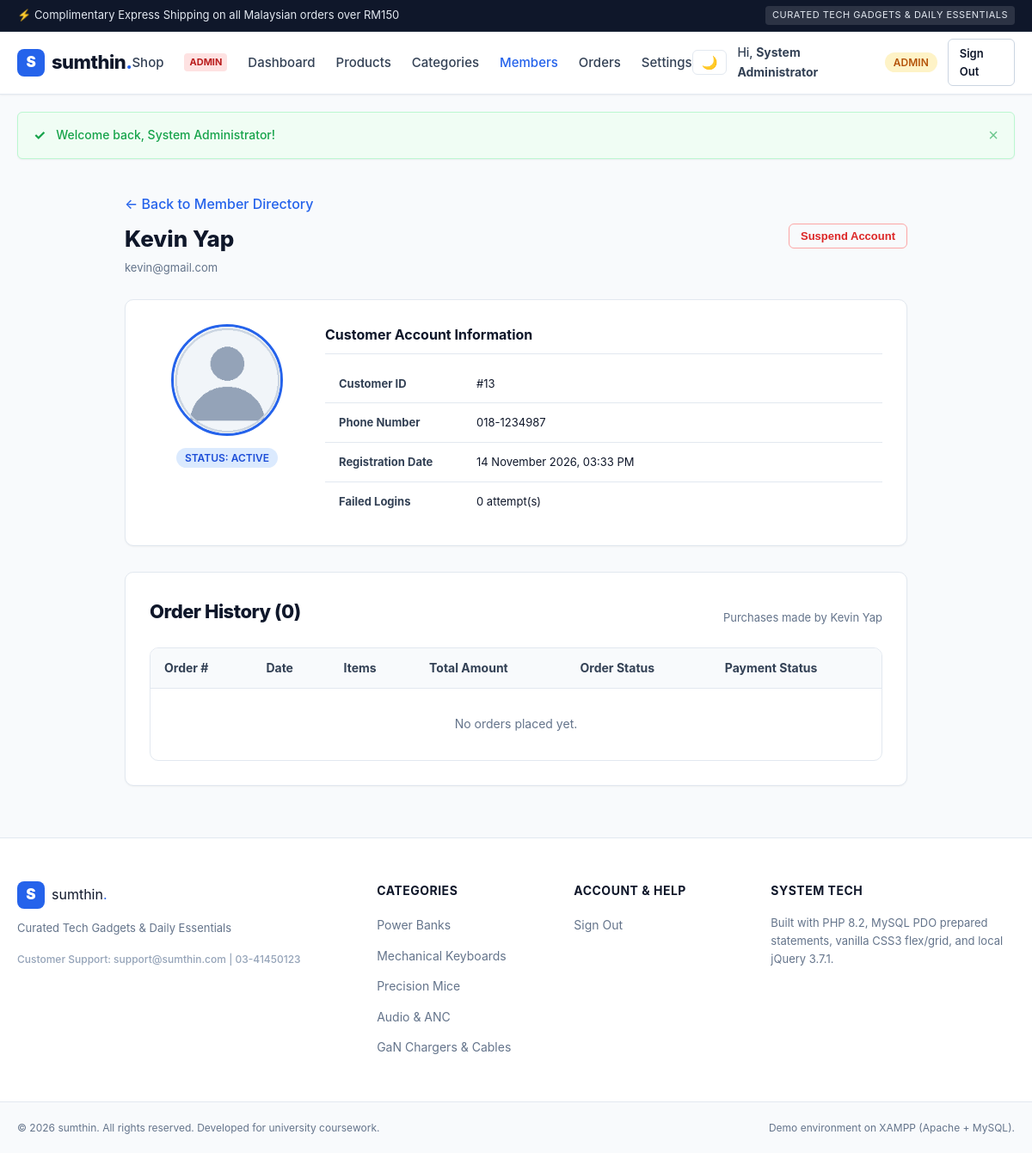
The page /admin/member_detail.php?id=13 (signed in) on the database as committed earlier.
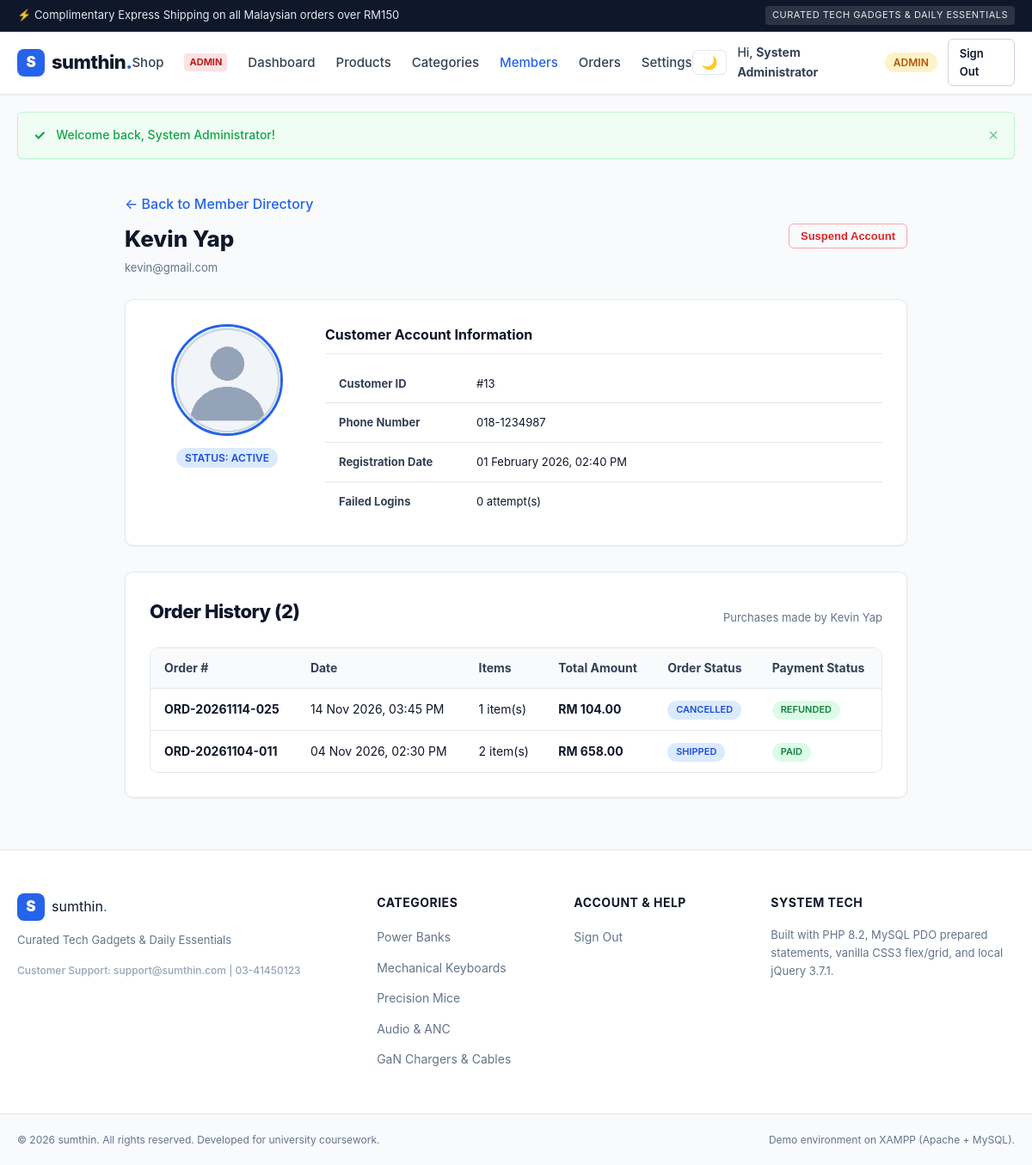
The same page on the database as committed later.
### tables this page shows
CREATE TABLE `user` (
  `id` INT AUTO_INCREMENT PRIMARY KEY,
  `email` VARCHAR(100) NOT NULL UNIQUE,
  `password_hash` VARCHAR(255) NOT NULL,
  `name` VARCHAR(100) NOT NULL,
  `phone` VARCHAR(20) DEFAULT NULL,
  `role` ENUM('Admin', 'Member') NOT NULL DEFAULT 'Member',
  `photo` VARCHAR(255) DEFAULT 'default_user.png',
  `status` ENUM('Active', 'Blocked') NOT NULL DEFAULT 'Active',
  `failed_attempts` INT NOT NULL DEFAULT 0,
  `locked_until` DATETIME DEFAULT NULL,
  `remember_token` VARCHAR(64) DEFAULT NULL,
  `email_verified_at` DATETIME DEFAULT NULL,
  `created_at` DATETIME NOT NULL DEFAULT CURRENT_TIMESTAMP,
  `updated_at` DATETIME NOT NULL DEFAULT CURRENT_TIMESTAMP ON UPDATE CURRENT_TIMESTAMP
);

CREATE TABLE `order` (
  `id` INT AUTO_INCREMENT PRIMARY KEY,
  `order_no` VARCHAR(30) NOT NULL UNIQUE,
  `user_id` INT NOT NULL,
  `address_id` INT DEFAULT NULL,
  `total_amount` DECIMAL(10,2) NOT NULL,
  `discount_amount` DECIMAL(10,2) NOT NULL DEFAULT 0.00,
  `final_amount` DECIMAL(10,2) NOT NULL,
  `status` ENUM('Pending', 'Processing', 'Shipped', 'Delivered', 'Cancelled') NOT NULL DEFAULT 'Pending',
  `payment_status` ENUM('Unpaid', 'Paid', 'Refunded') NOT NULL DEFAULT 'Unpaid',
  `tracking_no` VARCHAR(100) DEFAULT NULL,
  `created_at` DATETIME NOT NULL DEFAULT CURRENT_TIMESTAMP,
  `updated_at` DATETIME NOT NULL DEFAULT CURRENT_TIMESTAMP ON UPDATE CURRENT_TIMESTAMP,
  INDEX `idx_order_user_status` (`user_id`, `status`),
  CONSTRAINT `fk_order_user` FOREIGN KEY (`user_id`) REFERENCES `user` (`id`) ON DELETE CASCADE,
  CONSTRAINT `fk_order_address` FOREIGN KEY (`address_id`) REFERENCES `address` (`id`) ON DELETE SET NULL
);

### _config.php (called while the page is built)
<?php
return [
    'db' => [
        'host'     => 'localhost',
        'port'     => '3306',
        'dbname'   => 'sumthin_db',
        'user'     => 'root',
        'password' => '',
        'charset'  => 'utf8mb4',
    ],
    'app' => [
        'name'            => 'sumthin',
        'tagline'         => 'Curated Tech Gadgets & Daily Essentials',
        'base_url'        => '/sumthin',
        'session_timeout' => 1800,
        'max_login_fails' => 3,
        'lockout_time'    => 900,
        'debug'           => false,
    ],
    'mail' => [
        'enabled'    => true,
        'debug'      => false,
        'smtp_host'  => 'smtp.gmail.com',
        'smtp_port'  => 587,
        'smtp_auth'  => true,
        'username'   => 'YOUR_GMAIL_ADDRESS@gmail.com',
        'password'   => 'YOUR_GMAIL_16_CHAR_APP_PASSWORD',
        'from_name'  => 'sumthin Tech Gadgets',
        'from_email' => 'no-reply@sumthin.com',
    ],
    'stripe' => [
        'publishable_key' => 'pk_test_PLACEHOLDER_KEY',
        'secret_key'      => 'sk_test_PLACEHOLDER_KEY',
        'currency'        => 'myr',
    ],
    'gemini' => [
        'api_key'  => 'AIzaSy_GEMINI_API_KEY_PLACEHOLDER',
        'endpoint' => 'https://generativelanguage.googleapis.com/v1beta/models/gemini-1.5-flash:generateContent',
    ],
    'datadog' => [
        'api_key' => 'DATADOG_API_KEY_PLACEHOLDER',
        'site'    => 'datadoghq.com',
    ],
];

### _base.php (called while the page is built, shortened)
<?php
$config = require __DIR__ . '/_config.php';
function base_url(string $path = ''): string {
    global $config;
    $base = rtrim($config['app']['base_url'], '/');
    $path = ltrim($path, '/');
    return $path !== '' ? $base . '/' . $path : $base;
}
function encode(?string $str): string {
    return htmlspecialchars((string)$str, ENT_QUOTES, 'UTF-8');
}

### admin/member_detail.php (the view, shortened to what the changed rows need)
<?php
require_once __DIR__ . '/../_base.php';
$id = (int)req('id');
$stmt = $db->prepare('SELECT * FROM `user` WHERE `id` = ?');
$stmt->execute([$id]);
$m = $stmt->fetch();
$order_stmt = $db->prepare('
    SELECT o.*, COUNT(oi.id) AS total_items
    FROM `order` o
    LEFT JOIN `order_item` oi ON o.id = oi.order_id
    WHERE o.user_id = ?
    GROUP BY o.id
    ORDER BY o.id DESC
');
$order_stmt->execute([$id]);
$orders = $order_stmt->fetchAll();
require_once __DIR__ . '/../_head.php';
?>
<div class="container" style="max-width: 950px;">
    <div style="margin-bottom: 24px; display:flex; justify-content:space-between; align-items:center; flex-wrap:wrap; gap:12px;">
        <div>
            <a href="<?= base_url('admin/members.php') ?>" class="form-link">&larr; Back to Member Directory</a>
            <h1 style="font-size:26px; font-weight:800; color:var(--dark); margin-top:6px;"><?= encode($m->name) ?></h1>
            <span style="font-size:13px; color:var(--gray);"><?= encode($m->email) ?></span>
        </div>
    </div>
    <div style="display:grid; grid-template-columns: 180px 1fr; gap:24px; background:#fff; border:1px solid var(--border); border-radius:var(--radius); padding:28px; margin-bottom:30px; box-shadow:var(--shadow-sm);">
        <div style="text-align:center;">
            <div style="width:130px; height:130px; border-radius:50%; overflow:hidden; border:3px solid var(--primary); margin:0 auto 12px auto; background:#f1f5f9;">
                <img src="<?= base_url('uploads/members/' . encode($m->photo ?? 'default_user.png')) ?>"
                     alt="<?= encode($m->name) ?>"
                     style="width:100%; height:100%; object-fit:cover;">
            </div>
            <span class="role-pill <?= $m->status === 'Active' ? 'pill-member' : 'pill-admin' ?>" style="font-size:12px;">
                Status: <?= encode($m->status) ?>
            </span>
        </div>
        <div>
            <table class="table-custom" style="font-size:13px;">
                <tr>
                    <td style="font-weight:700; width:160px; color:var(--dark-muted);">Customer ID</td>
                    <td>#<?= (int)$m->id ?></td>
                </tr>
                <tr>
                    <td style="font-weight:700; color:var(--dark-muted);">Phone Number</td>
                    <td><?= encode($m->phone ?? 'Not provided') ?></td>
                </tr>
                <tr>
                    <td style="font-weight:700; color:var(--dark-muted);">Registration Date</td>
                    <td><?= encode(date('d F Y, h:i A', strtotime($m->created_at))) ?></td>
                </tr>
                <tr>
                    <td style="font-weight:700; color:var(--dark-muted);">Failed Logins</td>
                    <td>
                        <?= (int)$m->failed_attempts ?> attempt(s)
                    </td>
                </tr>
            </table>
        </div>
    </div>
    <div style="background:#fff; border:1px solid var(--border); border-radius:var(--radius); padding:28px; box-shadow:var(--shadow-sm);">
        <div class="section-title-wrap">
            <h2 class="section-title">Order History (<?= count($orders) ?>)</h2>
            <span style="font-size:13px; color:var(--gray);">Purchases made by <?= encode($m->name) ?></span>
        </div>
        <div class="table-responsive">
            <table class="table-custom">
                <thead>
                    <tr>
                        <th>Order #</th>
                        <th>Date</th>
                        <th>Items</th>
                        <th>Total Amount</th>
                        <th>Order Status</th>
                        <th>Payment Status</th>
                    </tr>
                </thead>
                <tbody>
                    <?php if (empty($orders)): ?>
                        <tr><td colspan="6" style="text-align:center; padding:30px; color:var(--gray);">No orders placed yet.</td></tr>
                    <?php else: ?>
                        <?php foreach ($orders as $ord): ?>
                            <tr>
                                <td><strong><?= encode($ord->order_no) ?></strong></td>
                                <td><?= encode(date('d M Y, h:i A', strtotime($ord->created_at))) ?></td>
                                <td><?= (int)$ord->total_items ?> item(s)</td>
                                <td><strong>RM <?= number_format((float)$ord->final_amount, 2) ?></strong></td>
                                <td>
                                    <span class="role-pill pill-member" style="font-size:11px;"><?= encode($ord->status) ?></span>
                                </td>
                                <td>
                                    <span class="role-pill" style="background:#dcfce7; color:#15803d; font-size:11px;"><?= encode($ord->payment_status) ?></span>
                                </td>
                            </tr>
                        <?php endforeach; ?>
                    <?php endif; ?>
                </tbody>
            </table>
        </div>
    </div>
</div>
<?php require_once __DIR__ . '/../_foot.php'; ?>

Rows that differ between the two databases and show on the page:
changed user "Kevin Yap": created_at "14 November 2026, 03:33 PM" → "01 February 2026, 02:40 PM"
added order: order_no "ORD-20261114-025", created_at "14 Nov 2026, 03:45 PM", total_items "1", final_amount "104.00", status "CANCELLED", payment_status "REFUNDED"
added order: order_no "ORD-20261104-011", created_at "04 Nov 2026, 02:30 PM", total_items "2", final_amount "658.00", status "SHIPPED", payment_status "PAID"
Other text that changed with them:
count($orders): "0" → "2"
text no longer shown: "No orders placed yet."
